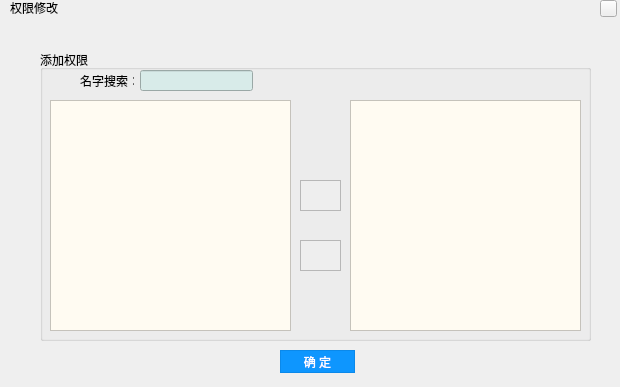
<?xml version="1.0" encoding="UTF-8"?>
<ui version="4.0">
 <class>YGSZ_Auth_Change</class>
 <widget class="QWidget" name="YGSZ_Auth_Change">
  <property name="geometry">
   <rect>
    <x>0</x>
    <y>0</y>
    <width>620</width>
    <height>387</height>
   </rect>
  </property>
  <property name="windowTitle">
   <string>Form</string>
  </property>
  <widget class="QGroupBox" name="groupBox">
   <property name="geometry">
    <rect>
     <x>40</x>
     <y>50</y>
     <width>551</width>
     <height>291</height>
    </rect>
   </property>
   <property name="title">
    <string>添加权限</string>
   </property>
   <widget class="QTableWidget" name="tableWidget_All">
    <property name="enabled">
     <bool>true</bool>
    </property>
    <property name="geometry">
     <rect>
      <x>10</x>
      <y>50</y>
      <width>241</width>
      <height>231</height>
     </rect>
    </property>
    <property name="styleSheet">
     <string notr="true">
background-color: rgb(255, 251, 242);</string>
    </property>
   </widget>
   <widget class="QLineEdit" name="lineEdit_Name">
    <property name="geometry">
     <rect>
      <x>100</x>
      <y>20</y>
      <width>113</width>
      <height>21</height>
     </rect>
    </property>
    <property name="styleSheet">
     <string notr="true">background-color: rgb(216, 235, 233);</string>
    </property>
   </widget>
   <widget class="QLabel" name="label">
    <property name="geometry">
     <rect>
      <x>40</x>
      <y>20</y>
      <width>54</width>
      <height>21</height>
     </rect>
    </property>
    <property name="text">
     <string>名字搜索：</string>
    </property>
   </widget>
   <widget class="QPushButton" name="pushButton_Push">
    <property name="geometry">
     <rect>
      <x>260</x>
      <y>130</y>
      <width>41</width>
      <height>31</height>
     </rect>
    </property>
    <property name="toolTip">
     <string>添加权限</string>
    </property>
    <property name="styleSheet">
     <string notr="true">QPushButton#pushButton_Push
{
    color:black;
    background-color:rgb(238 , 238 , 238);
    border: 1px solid rgb(183 , 183 , 183);
	background-image: url(:/images/导入.png);
}

QPushButton#pushButton_Push:hover
{
    color:black;
    background-color:rgb(228 , 240 , 250);
    border: 1px solid rgb(15 , 150 , 255);
	background-image: url(:/images/导入.png);
}

QPushButton#pushButton_Push:pressed
{
    color:black;
    background-color:rgb(204 , 228 , 247);
    border: 1px solid rgb(1 , 84 , 153);
    padding-left:3px;
    padding-top:3px;
	background-image: url(:/images/导入.png);
}
</string>
    </property>
    <property name="text">
     <string/>
    </property>
    <property name="iconSize">
     <size>
      <width>16</width>
      <height>16</height>
     </size>
    </property>
   </widget>
   <widget class="QPushButton" name="pushButton_Pop">
    <property name="geometry">
     <rect>
      <x>260</x>
      <y>190</y>
      <width>41</width>
      <height>31</height>
     </rect>
    </property>
    <property name="toolTip">
     <string>删除权限</string>
    </property>
    <property name="styleSheet">
     <string notr="true">
QPushButton#pushButton_Pop
{
    color:black;
    background-color:rgb(238 , 238 , 238);
    border: 1px solid rgb(183 , 183 , 183);
	background-image: url(:/images/导出.png);
}

QPushButton#pushButton_Pop:hover
{
    color:black;
    background-color:rgb(228 , 240 , 250);
    border: 1px solid rgb(15 , 150 , 255);
	background-image: url(:/images/导出.png);
}

QPushButton#pushButton_Pop:pressed
{
    color:black;
    background-color:rgb(204 , 228 , 247);
    border: 1px solid rgb(1 , 84 , 153);
    padding-left:3px;
    padding-top:3px;
	background-image: url(:/images/导出.png);
}
</string>
    </property>
    <property name="text">
     <string/>
    </property>
   </widget>
   <widget class="QTableWidget" name="tableWidget_Owner">
    <property name="enabled">
     <bool>true</bool>
    </property>
    <property name="geometry">
     <rect>
      <x>310</x>
      <y>50</y>
      <width>231</width>
      <height>231</height>
     </rect>
    </property>
    <property name="styleSheet">
     <string notr="true">background-color: rgb(255, 251, 242);</string>
    </property>
   </widget>
  </widget>
  <widget class="QLabel" name="label_2">
   <property name="geometry">
    <rect>
     <x>10</x>
     <y>0</y>
     <width>54</width>
     <height>16</height>
    </rect>
   </property>
   <property name="text">
    <string>权限修改</string>
   </property>
  </widget>
  <widget class="closeButton" name="toolButton">
   <property name="geometry">
    <rect>
     <x>600</x>
     <y>0</y>
     <width>17</width>
     <height>17</height>
    </rect>
   </property>
   <property name="text">
    <string/>
   </property>
  </widget>
  <widget class="QPushButton" name="pushButton">
   <property name="geometry">
    <rect>
     <x>280</x>
     <y>350</y>
     <width>75</width>
     <height>23</height>
    </rect>
   </property>
   <property name="styleSheet">
    <string notr="true">QPushButton#pushButton
{
    color:white;
    background-color:rgb(14 , 150 , 254);
    border: 1px solid rgb(11 , 137 , 234);
}

QPushButton#pushButton:hover
{
    color:white;
    background-color:rgb(44 , 137 , 255);
    border: 1px solid rgb(11 , 137 , 234);
}

QPushButton#pushButton:pressed
{
    color:white;
    background-color:rgb(14 , 135 , 228);
    border: 1px solid rgb(12 , 138 , 235);
    padding-left:3px;
    padding-top:3px;
}</string>
   </property>
   <property name="text">
    <string>确 定</string>
   </property>
  </widget>
 </widget>
 <customwidgets>
  <customwidget>
   <class>closeButton</class>
   <extends>QToolButton</extends>
   <header>closebutton.h</header>
  </customwidget>
 </customwidgets>
 <resources/>
 <connections/>
</ui>
